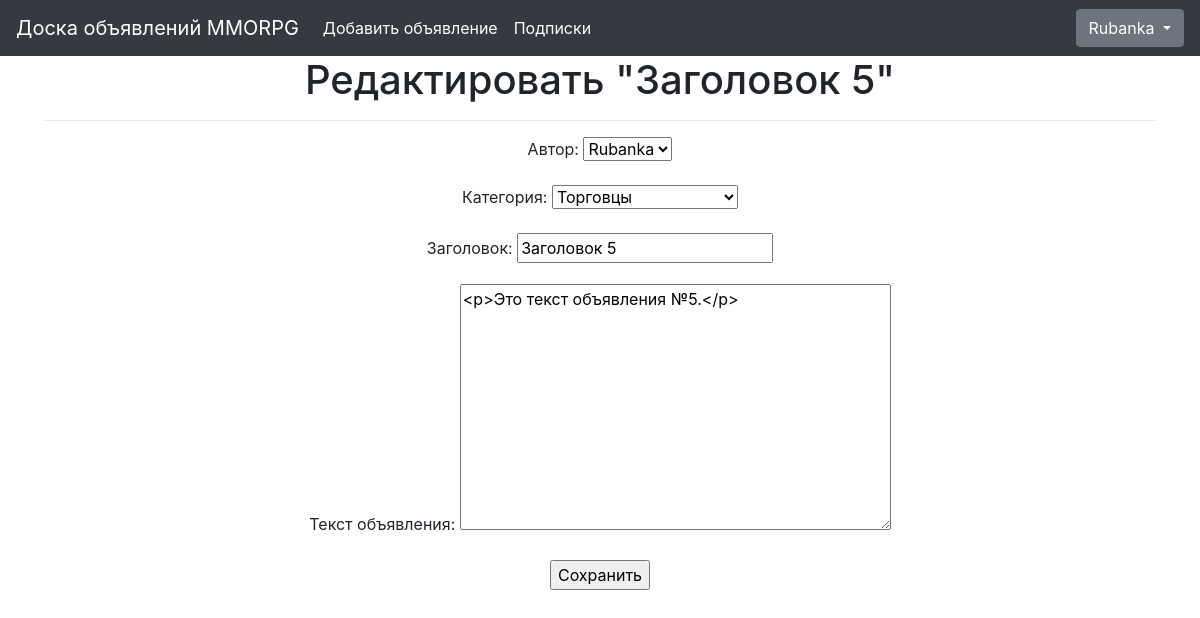
Page /ads/2/edit/ (signed in) on the earlier database version.
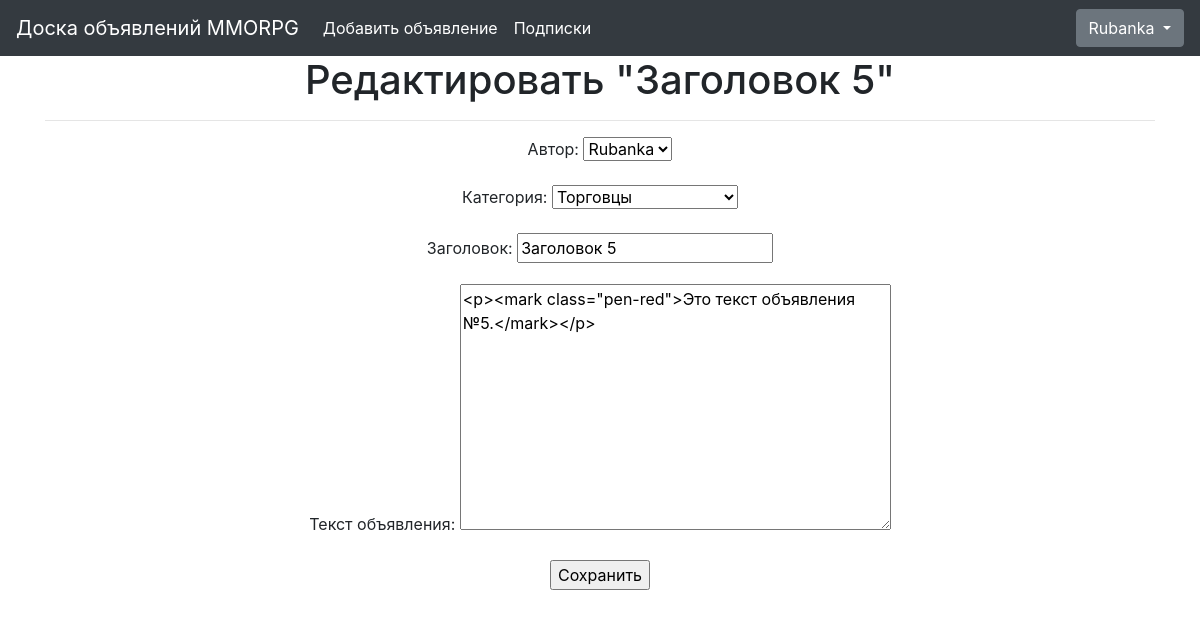
Same page on the later database version.
### billboard/models.py (models this page shows, shortened)
class Ad(models.Model):
    CATEGORY_CHOICES = (
        ('TA', 'Танки'),
        ('HI', 'Хилы'),
        ('DD', 'ДД'),
        ('DE', 'Торговцы'),
        ('GM', 'Гилдмастеры'),
        ('QG', 'Квестгиверы'),
        ('BS', 'Кузнецы'),
        ('TA', 'Кожевники'),
        ('PM', 'Зельевары'),
        ('SM', 'Мастера заклинаний'))
    author = models.ForeignKey(User, on_delete=models.CASCADE, verbose_name='Автор')
    category = models.CharField(max_length=2, choices=CATEGORY_CHOICES, default='TA', verbose_name='Категория')
    dateCreation = models.DateTimeField(auto_now_add=True, verbose_name='Дата публикации')
    title = models.CharField(max_length=256, verbose_name='Заголовок')
    text = CKEditor5Field(verbose_name='Текст', config_name='extends', null=True, blank=True)
    class Meta:
        verbose_name = 'Объявление'
        verbose_name_plural = 'Объявления'

### billboard/views.py (the view, shortened to what this page needs)
# urls.py: path('<int:pk>/edit/', AdUpdate.as_view(), name='ad_edit'),
class AdUpdate(LoginRequiredMixin, UpdateView):
    raise_exception = True
    permission_required = ('billboard.change_ad',)
    form_class = AdForm
    model = Ad
    template_name = 'ad_edit.html'
    def get_context_data(self, **kwargs):
        context = super().get_context_data(**kwargs)
        context['ad_author'] = Ad.objects.get(pk=self.kwargs.get('pk')).author
        return context

### billboard/forms.py (shortened to what this page needs)
class AdForm(forms.ModelForm):
    class Meta:
        model = Ad
        fields = ('author', 'category', 'title', 'text',)
        exclude = ['dateCreation']
    def __init__(self, *args, **kwargs):
        super(AdForm, self).__init__(*args, **kwargs)
        self.fields['category'].label = "Категория:"
        self.fields['title'].label = "Заголовок"
        self.fields['text'].label = "Текст объявления:"

### templates/ad_edit.html (shortened to what this page needs)
{% extends 'base.html' %}
{% load crispy_forms_tags %}
{% load static %}
{% block content %}
    {% if user == ad_author or is_url_create %}
    {% if is_url_create %}
        <h1> Создать объявление </h1>
    {% else %}
        <h1> Редактировать "{{ ad.title }}" </h1>
    {% endif %}
    <hr>
        <form action="" method="POST" enctype="multipart/form-data">
            {{ form.as_p }}
            <input type="submit" value='Сохранить' />
        </form>
    {% else %}
        <h3> Вы не можете редактировать чужие объявления! </h3>
    {% endif %}
{% endblock content %}

Differences in the rows shown:
changed Ad "Заголовок 5": text "<p>Это текст объявления №5.</p>" → "<p><mark class=\"pen-red\">Это текст объявления №5.</mark></p>"
